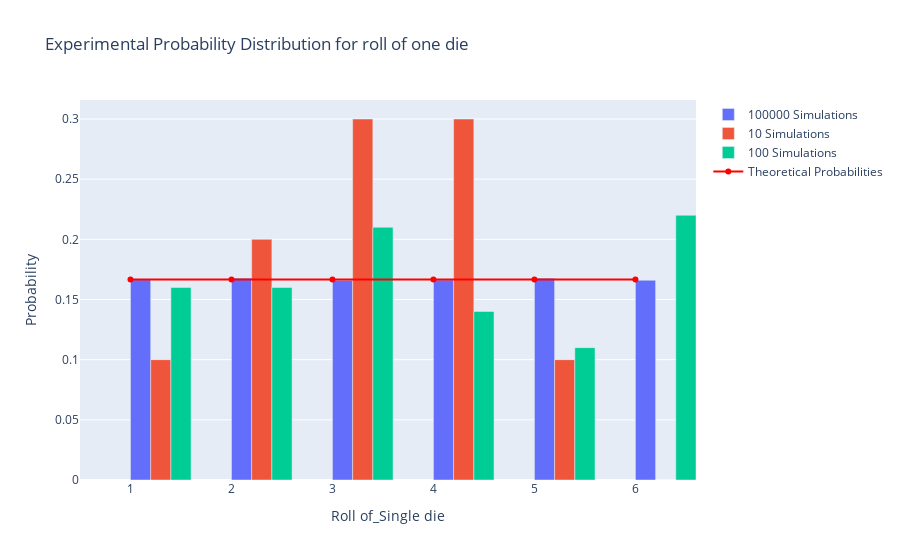

Notebook code for this chart:
### Markdown cell above
## Simulating One Fair Die Roll and Experimental Probabilities

### Objective
The goal of this code is to simulate rolling a fair six-sided die and calculate experimental probabilities for each outcome.

**Sample Space**:
- When we roll a fair die, the sample space consists of all possible outcomes. Since the die has six faces, the sample space is: {1, 2, 3, 4, 5, 6}.



**Probabilities**:
- We assign probabilities to each outcome. Since the die is fair, each number occurs with equal likelihood. Therefore:
    - The probability follows a **uniform distribution**   $$P(T) = \frac{1}{6} $$.

### Code cell
sample_space = range(1,7)
# Actual probabilities (since it's a fair die)
actual_probabilities = [1/6, 1/6, 1/6, 1/6, 1/6, 1/6]

# Number of simulations
num_simulations_list = [ 100000 , 10, 100]

# run the experiment 
df = run_experiment(num_simulations_list=num_simulations_list, actual_probabilities=actual_probabilities ,sample_space=sample_space)
title='Experimental Probability Distribution for roll of one die '
x_title = "Roll of_Single die"
plot_df(df=df , num_simulations_list=num_simulations_list ,title=title, x_title=x_title)
df

### Figure 1 — Plotly figure (JSON) as saved in the notebook; plotly's stock layout.template omitted (floating-point values rounded to 4 significant figures)
{"data": [{"name": "100000 Simulations", "offset": 0, "type": "bar", "width": 0.2, "x": [1, 2, 3, 4, 5, 6], "y": [0.1665, 0.1677, 0.1659, 0.1662, 0.1677, 0.166]}, {"name": "10 Simulations", "offset": 0.2, "type": "bar", "width": 0.2, "x": [1, 2, 3, 4, 5, 6], "y": [0.1, 0.2, 0.3, 0.3, 0.1, 0]}, {"name": "100 Simulations", "offset": 0.4, "type": "bar", "width": 0.2, "x": [1, 2, 3, 4, 5, 6], "y": [0.16, 0.16, 0.21, 0.14, 0.11, 0.22]}, {"line": {"color": "red"}, "mode": "lines+markers", "name": "Theoretical Probabilities", "type": "scatter", "x": [1, 2, 3, 4, 5, 6], "y": [0.1667, 0.1667, 0.1667, 0.1667, 0.1667, 0.1667]}], "layout": {"barmode": "group", "title": {"text": "Experimental Probability Distribution for roll of one die "}, "xaxis": {"tickmode": "linear", "title": {"text": "Roll of_Single die"}}, "yaxis": {"title": {"text": "Probability"}}}}
